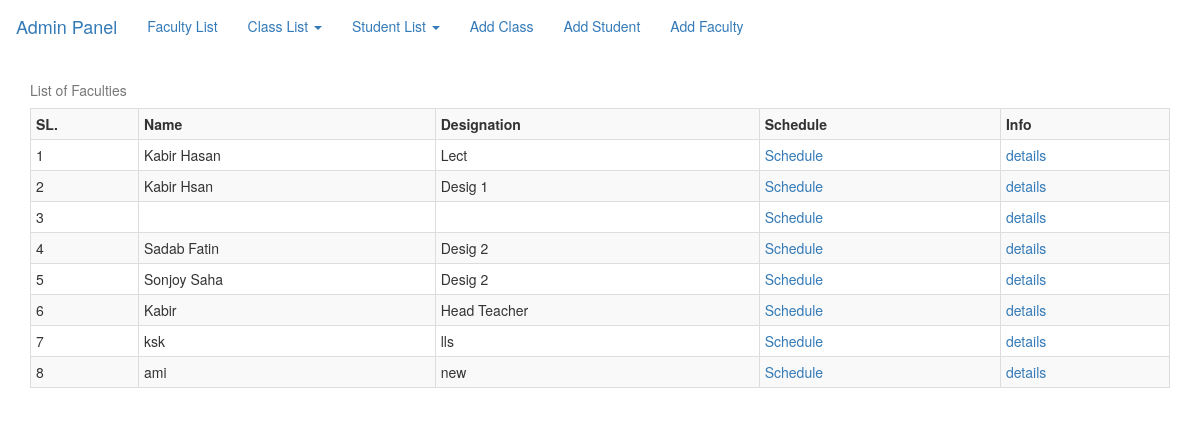
The app's page /faculties.php with its own data.
### tables this page shows
CREATE TABLE `faculties` (
  `fac_id` int(11) NOT NULL,
  `name` varchar(30) NOT NULL,
  `desig` varchar(30) NOT NULL,
  `phone_no` char(14) NOT NULL DEFAULT '+880',
  `email` varchar(35) NOT NULL,
  `address` varchar(80) NOT NULL,
  `blood_group` varchar(6) NOT NULL,
  `joining_date` date NOT NULL,
  `no_of_leaves` int(11) NOT NULL
);

### faculties.php (the view)
<!DOCTYPE html>
<html lang="en">
    <body>
        <?php include 'navbar.php'; ?>
        <div class="container">
            <table class="table table-striped table-bordered table-hover table-condensed">
                <caption>List of Faculties</caption>
                <tr><th>SL.</th><th>Name</th><th>Designation</th><th>Schedule</th><th>Info</th></tr>
                <?php
                    include('db_connection.php');
                    $query = "SELECT * FROM `faculties`";
                    if($connection){
                        $result = mysqli_query($connection,$query);
                        $count = 1;
                        while($row = mysqli_fetch_assoc($result)){ ?>
                            <tr><td><?=$count ?></td><td><?=$row['name'] ?></td><td><?=$row['desig'] ?></td><td><a href="faculty_schedule.php?id=<?=$row['fac_id']?>">Schedule</a></td><td><a href="faculty.php?id=<?=$row['fac_id']?>">details</a></td></tr>
                        <?php $count++;}
                    }
                    else{
                        echo "Connection Error";
                    }
                ?>
            </table>
        </div>
    </body>
</html>

### navbar.php (shortened to what this page needs)
<html>
    <head>
      <link rel="stylesheet" href="https://maxcdn.bootstrapcdn.com/bootstrap/3.3.7/css/bootstrap.min.css">
    </head>
    <body>
        <nav class="navbar" id="mno">
          <div class="container-fluid">
            <div class="navbar-header">
              <a class="navbar-brand" href="index.php">Admin Panel</a>
            </div>
            <ul class="nav navbar-nav">
              <li><a href="faculties.php">Faculty List</a></li>
              <li class="dropdown">
                <a class="dropdown-toggle" data-toggle="dropdown" href="classes.php?id=6">Class List
                    <span class="caret"></span></a>
              </li>
              <li class="dropdown">
                <a class="dropdown-toggle" data-toggle="dropdown" href="students.php?id=6">Student List
                <span class="caret"></span></a>
              </li>
              <li><a href="form(classes).php">Add Class</a></li>
             <li><a href="form(students).php">Add Student</a></li>
                <li><a href="form(faculties).php">Add Faculty</a></li>
            </ul>
            </div>
        </nav>
    </body>
</html>

### records on screen
faculties: name "Kabir Hasan", desig "Lect"
faculties: name "Kabir Hsan", desig "Desig 1"
faculties: name "Sadab Fatin", desig "Desig 2"
faculties: name "Sonjoy Saha", desig "Desig 2"
faculties: name "Kabir", desig "Head Teacher"
faculties: name "ksk", desig "lls"
faculties: name "ami", desig "new"
